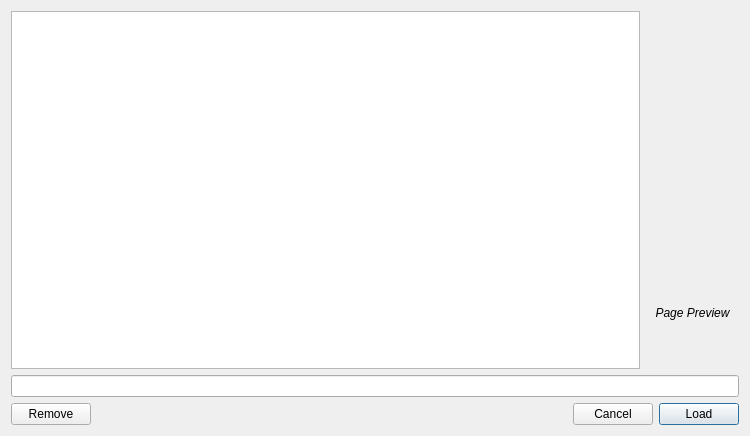
<?xml version="1.0" encoding="UTF-8"?>
<ui version="4.0">
 <class>Bookmark_Dialog</class>
 <widget class="QDialog" name="Bookmark_Dialog">
  <property name="windowModality">
   <enum>Qt::ApplicationModal</enum>
  </property>
  <property name="geometry">
   <rect>
    <x>0</x>
    <y>0</y>
    <width>750</width>
    <height>436</height>
   </rect>
  </property>
  <property name="sizePolicy">
   <sizepolicy hsizetype="Preferred" vsizetype="Preferred">
    <horstretch>0</horstretch>
    <verstretch>0</verstretch>
   </sizepolicy>
  </property>
  <property name="windowTitle">
   <string>Bookmark manager</string>
  </property>
  <property name="windowIcon">
   <iconset resource="../data/main_window_view.qrc">
    <normaloff>:/icons/elementary3-icon-theme/apps/48/office-database.svg</normaloff>:/icons/elementary3-icon-theme/apps/48/office-database.svg</iconset>
  </property>
  <property name="locale">
   <locale language="English" country="UnitedStates"/>
  </property>
  <layout class="QVBoxLayout" name="verticalLayout_3">
   <item>
    <layout class="QHBoxLayout" name="horizontalLayout">
     <item>
      <widget class="QTableView" name="bookmark_table">
       <property name="sizePolicy">
        <sizepolicy hsizetype="MinimumExpanding" vsizetype="Expanding">
         <horstretch>0</horstretch>
         <verstretch>0</verstretch>
        </sizepolicy>
       </property>
       <property name="autoFillBackground">
        <bool>false</bool>
       </property>
       <property name="frameShape">
        <enum>QFrame::StyledPanel</enum>
       </property>
       <property name="autoScroll">
        <bool>true</bool>
       </property>
       <property name="autoScrollMargin">
        <number>9</number>
       </property>
       <property name="editTriggers">
        <set>QAbstractItemView::AnyKeyPressed|QAbstractItemView::EditKeyPressed|QAbstractItemView::SelectedClicked</set>
       </property>
       <property name="tabKeyNavigation">
        <bool>true</bool>
       </property>
       <property name="showDropIndicator" stdset="0">
        <bool>false</bool>
       </property>
       <property name="dragDropOverwriteMode">
        <bool>false</bool>
       </property>
       <property name="alternatingRowColors">
        <bool>true</bool>
       </property>
       <property name="selectionMode">
        <enum>QAbstractItemView::ContiguousSelection</enum>
       </property>
       <property name="selectionBehavior">
        <enum>QAbstractItemView::SelectRows</enum>
       </property>
       <property name="showGrid">
        <bool>true</bool>
       </property>
       <property name="sortingEnabled">
        <bool>true</bool>
       </property>
       <property name="wordWrap">
        <bool>true</bool>
       </property>
      </widget>
     </item>
     <item>
      <widget class="QFrame" name="verticalFrame">
       <property name="sizePolicy">
        <sizepolicy hsizetype="Minimum" vsizetype="Minimum">
         <horstretch>0</horstretch>
         <verstretch>0</verstretch>
        </sizepolicy>
       </property>
       <property name="frameShape">
        <enum>QFrame::NoFrame</enum>
       </property>
       <property name="frameShadow">
        <enum>QFrame::Raised</enum>
       </property>
       <layout class="QVBoxLayout" name="verticalLayout">
        <item>
         <spacer name="vertical_spacer_top">
          <property name="orientation">
           <enum>Qt::Vertical</enum>
          </property>
          <property name="sizeType">
           <enum>QSizePolicy::Expanding</enum>
          </property>
          <property name="sizeHint" stdset="0">
           <size>
            <width>20</width>
            <height>40</height>
           </size>
          </property>
         </spacer>
        </item>
        <item>
         <widget class="QLabel" name="page_image_label">
          <property name="text">
           <string/>
          </property>
          <property name="pixmap">
           <pixmap resource="../data/main_window_view.qrc">:/icons/pynocchio_icon.png</pixmap>
          </property>
          <property name="scaledContents">
           <bool>true</bool>
          </property>
          <property name="alignment">
           <set>Qt::AlignCenter</set>
          </property>
         </widget>
        </item>
        <item>
         <widget class="QLabel" name="page_preview_label">
          <property name="enabled">
           <bool>true</bool>
          </property>
          <property name="font">
           <font>
            <italic>true</italic>
           </font>
          </property>
          <property name="locale">
           <locale language="English" country="UnitedStates"/>
          </property>
          <property name="text">
           <string>Page Preview</string>
          </property>
          <property name="alignment">
           <set>Qt::AlignCenter</set>
          </property>
         </widget>
        </item>
        <item>
         <spacer name="vertical_spacer_botton">
          <property name="orientation">
           <enum>Qt::Vertical</enum>
          </property>
          <property name="sizeType">
           <enum>QSizePolicy::Fixed</enum>
          </property>
          <property name="sizeHint" stdset="0">
           <size>
            <width>20</width>
            <height>40</height>
           </size>
          </property>
         </spacer>
        </item>
       </layout>
      </widget>
     </item>
    </layout>
   </item>
   <item>
    <widget class="QLineEdit" name="line_edit_path">
     <property name="readOnly">
      <bool>true</bool>
     </property>
    </widget>
   </item>
   <item>
    <layout class="QGridLayout" name="grid_layout">
     <item row="1" column="1">
      <widget class="QPushButton" name="button_remove">
       <property name="locale">
        <locale language="English" country="UnitedStates"/>
       </property>
       <property name="text">
        <string>Remove</string>
       </property>
       <property name="icon">
        <iconset resource="../data/main_window_view.qrc">
         <normaloff>:/icons/elementary3-icon-theme/actions/48/stock_delete.svg</normaloff>:/icons/elementary3-icon-theme/actions/48/stock_delete.svg</iconset>
       </property>
      </widget>
     </item>
     <item row="1" column="2">
      <spacer name="horizontalSpacer">
       <property name="orientation">
        <enum>Qt::Horizontal</enum>
       </property>
       <property name="sizeHint" stdset="0">
        <size>
         <width>40</width>
         <height>20</height>
        </size>
       </property>
      </spacer>
     </item>
     <item row="1" column="3">
      <widget class="QPushButton" name="button_cancel">
       <property name="text">
        <string>Cancel</string>
       </property>
       <property name="icon">
        <iconset resource="../data/main_window_view.qrc">
         <normaloff>:/icons/elementary3-icon-theme/actions/48/dialog-cancel.svg</normaloff>:/icons/elementary3-icon-theme/actions/48/dialog-cancel.svg</iconset>
       </property>
      </widget>
     </item>
     <item row="1" column="4">
      <widget class="QPushButton" name="button_load">
       <property name="text">
        <string>Load</string>
       </property>
       <property name="icon">
        <iconset resource="../data/main_window_view.qrc">
         <normaloff>:/icons/elementary3-icon-theme/actions/48/dialog-apply.svg</normaloff>:/icons/elementary3-icon-theme/actions/48/dialog-apply.svg</iconset>
       </property>
       <property name="default">
        <bool>true</bool>
       </property>
      </widget>
     </item>
    </layout>
   </item>
  </layout>
  <zorder></zorder>
  <zorder>line_edit_path</zorder>
 </widget>
 <resources>
  <include location="../data/main_window_view.qrc"/>
  <include location="../data/main_window_view.qrc"/>
  <include location="../data/main_window_view.qrc"/>
  <include location="../data/main_window_view.qrc"/>
  <include location="../data/main_window_view.qrc"/>
  <include location="../main_window_view.qrc"/>
 </resources>
 <connections>
  <connection>
   <sender>button_cancel</sender>
   <signal>clicked()</signal>
   <receiver>Bookmark_Dialog</receiver>
   <slot>close()</slot>
   <hints>
    <hint type="sourcelabel">
     <x>515</x>
     <y>317</y>
    </hint>
    <hint type="destinationlabel">
     <x>380</x>
     <y>164</y>
    </hint>
   </hints>
  </connection>
 </connections>
</ui>
